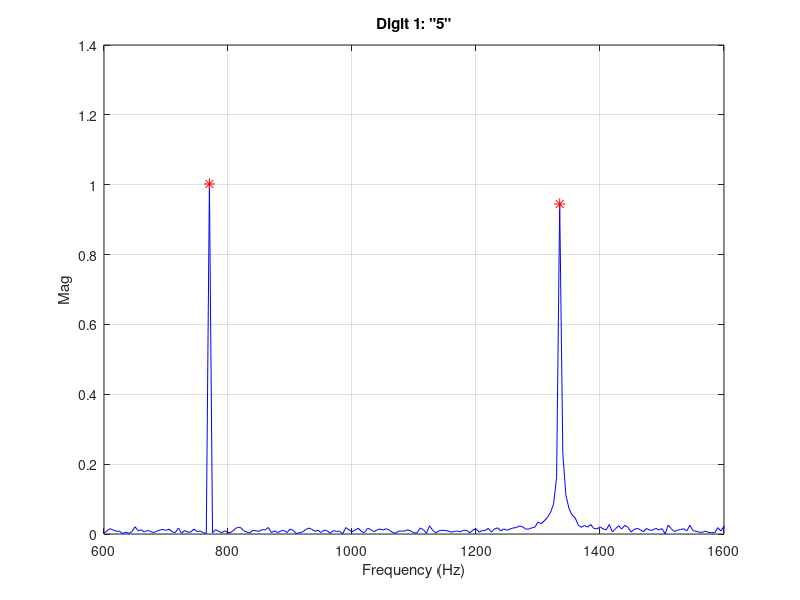

Write MATLAB code to recreate this figure. (Note: this script raises an error after producing the figure.)
clc; clear; close all;

%% --- بخش ۱: تنظیمات و دیتابیس فرکانسها ---
Fs = 8000;       % فرکانس نمونهبرداری (استاندارد مخابرات)
tone_time = 0.2; % مدت زمان هر دکمه (ثانیه)
silence_time = 0.1; % سکوت بین دکمهها

% تعریف فرکانسهای استاندارد DTMF
low_freqs = [697, 770, 852, 941];  % فرکانسهای سطر
high_freqs = [1209, 1336, 1477];   % فرکانسهای ستون

% تعریف دکمهها در یک ماتریس (مثل صفحه کلید تلفن)
keypad = [
    '1', '2', '3';
    '4', '5', '6';
    '7', '8', '9';
    '*', '0', '#'
];

%% --- بخش ۲: فرستنده (تولید سیگنال DTMF) ---
phone_number = input('Enter phone number (e.g., 0912): ', 's');
full_signal = [];

for i = 1:length(phone_number)
    key = phone_number(i);
    
    % پیدا کردن موقعیت دکمه در ماتریس
    [row, col] = find(keypad == key);
    
    if isempty(row)
        disp(['Invalid key skipped: ', key]);
        continue;
    end
    
    % تولید دو موج سینوسی
    f_low = low_freqs(row);
    f_high = high_freqs(col);
    
    t = 0 : 1/Fs : tone_time;
    % سیگنال DTMF = جمع دو سینوسی
    tone = sin(2*pi*f_low*t) + sin(2*pi*f_high*t);
    
    % اضافه کردن نویز (برای واقعیتر شدن پروژه)
    noise = 0.2 * randn(size(tone)); 
    tone = tone + noise;
    
    % ساخت سیگنال نهایی (دکمه + سکوت)
    full_signal = [full_signal, tone, zeros(1, round(silence_time*Fs))];
end

% پخش صدای تولید شده
disp('Playing DTMF sound...');
sound(full_signal, Fs);
pause(length(full_signal)/Fs + 0.5);

%% --- بخش ۳: گیرنده (تشخیص با FFT) ---
disp('Decoding signal using FFT...');

% تقسیم سیگنال به قطعات جداگانه (بر اساس زمانبندی که میدانیم)
% نکته: در سیستمهای واقعی از "تشخیص انرژی" برای یافتن شروع سیگنال استفاده میشود.
samples_per_tone = round(tone_time * Fs);
samples_total_step = round((tone_time + silence_time) * Fs);

decoded_number = '';

num_digits = length(phone_number);

figure; % باز کردن یک پنجره بزرگ قبل از حلقه

for i = 1:num_digits
    % ... (کدهای استخراج سیگنال و محاسبات FFT مثل قبل) ...
    start_idx = (i-1)*samples_total_step + 1;
    end_idx = start_idx + samples_per_tone - 1;
    segment = full_signal(start_idx:end_idx);
    
    N = length(segment);
    Y = fft(segment);
    P2 = abs(Y/N);
    P1 = P2(1:floor(N/2)+1);
    P1(2:end-1) = 2*P1(2:end-1);
    f = Fs * (0:(N/2)) / N;
    
    valid_idx = f > 600 & f < 1600;
    valid_f = f(valid_idx);
    valid_p = P1(valid_idx);
    
    [pks, locs] = findpeaks(valid_p, 'MinPeakHeight', 0.2, 'MinPeakDistance', 50);
    [~, sorted_idx] = sort(pks, 'descend');
    
    % ... (کد تشخیص عدد مثل قبل) ...
    detected_char = '?'; % پیشفرض
    if length(sorted_idx) >= 2
        detected_freqs = valid_f(locs(sorted_idx(1:2)));
        detected_freqs = sort(detected_freqs);
        
        [~, r_idx] = min(abs(low_freqs - detected_freqs(1)));
        [~, c_idx] = min(abs(high_freqs - detected_freqs(2)));
        detected_char = keypad(r_idx, c_idx);
    end
    decoded_number = [decoded_number, detected_char];

    % --- تغییرات برای رسم همه نمودارها ---
    
    % تقسیم صفحه به تعداد ارقام (مثلاً ۴ سطر و ۱ ستون)
    subplot(num_digits, 1, i); 
    
    plot(f, P1, 'b'); % رسم با رنگ آبی
    grid on; xlim([600 1600]); % زوم روی فرکانسهای مهم
    
    % نوشتن عدد تشخیص داده شده بالای هر نمودار
    title(['Digit ', num2str(i), ': "', detected_char, '"']);
    
    % فقط برای نمودار آخر محور x را نامگذاری کن (تمیزکاری)
    if i == num_digits
        xlabel('Frequency (Hz)');
    end
    ylabel('Mag');
    
    % علامتگذاری قلهها با ستاره قرمز
    hold on;
    if length(sorted_idx) >= 2
        plot(valid_f(locs(sorted_idx(1:2))), pks(sorted_idx(1:2)), 'r*', 'MarkerSize', 8);
    end
end

sgtitle(['Decoded Number: ', decoded_number]); % تیتر کلی بالای صفحه

fprintf('\nOriginal Number: %s\n', phone_number);
fprintf('Decoded Number:  %s\n', decoded_number);